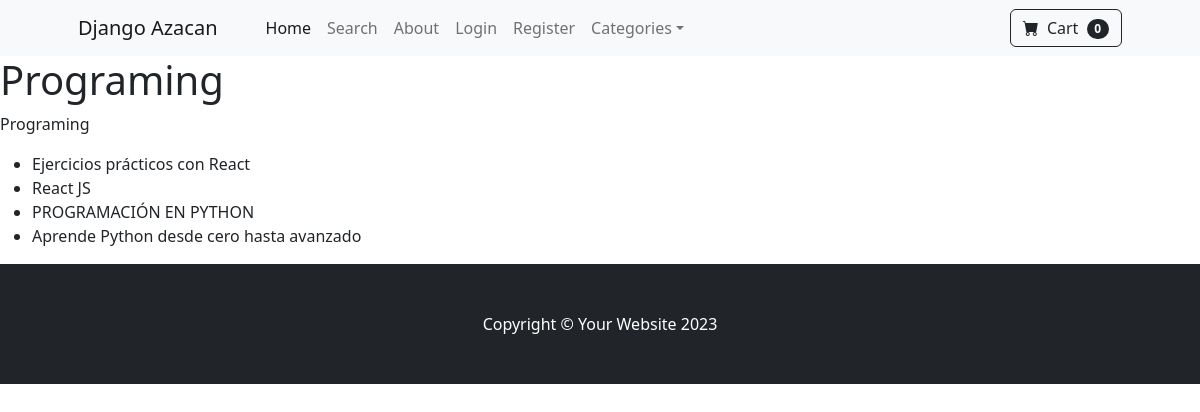
/category/Programing, run on the app's committed database.
### store/models.py (models this page shows, shortened)
class Category(models.Model):
    name = models.CharField(max_length=100)
    description = models.TextField()
    created_at = models.DateTimeField(auto_now_add=True)
    updated_at = models.DateTimeField(auto_now=True)
    class Meta:
        verbose_name = "Category"
        verbose_name_plural = "Categories"

class Product(models.Model):
    name = models.CharField(max_length=255, db_index=True)  # Index for search queries
    price = models.DecimalField(default=0, decimal_places=2, max_digits=10)
    category = models.ForeignKey(Category, on_delete=models.CASCADE, default=1)  # ForeignKey automatically indexed
    description = models.TextField(blank=True, null=True)
    image = models.ImageField(upload_to='uploads/product/', blank=True, null=True)
    is_sale = models.BooleanField(default=False, db_index=True)  # Index for filtering sale items
    sale_price = models.DecimalField(default=0, decimal_places=2, max_digits=10)
    dimensions = models.JSONField(blank=True, null=True, help_text="{'height': ..., 'width': ..., 'thickness': ...}")
    isbn = models.CharField(max_length=20, blank=True, null=True, db_index=True, help_text="International Standard Book Number (if applicable)", verbose_name="ISBN")  # Index for ISBN lookups
    reference = models.CharField(max_length=100, blank=True, null=True, db_index=True, verbose_name="Referencia")  # Index for reference lookups
    publisher = models.CharField(max_length=255, blank=True, null=True, verbose_name="Editorial")
    year = models.CharField(max_length=50, blank=True, null=True, verbose_name="Año")
    edition_place = models.CharField(max_length=255, blank=True, null=True, verbose_name="Lugar de edición")
    pages = models.CharField(max_length=50, blank=True, null=True, verbose_name="Páginas")
    measures = models.CharField(max_length=100, blank=True, null=True, verbose_name="Medidas")
    created_at = models.DateTimeField(auto_now_add=True)
    updated_at = models.DateTimeField(auto_now=True)

### store/views.py (the view)
# urls.py: path('category/<str:name>', views.category, name='category'),
def category(request, name):
    name = name.replace("-", " ")
    try:
        category = Category.objects.get(name=name)
        products = Product.objects.filter(category=category)
        return render(request, 'category.html', {'category': category, 'products': products})
    except Category.DoesNotExist:
        messages.error(request, 'Categoría no encontrada.')
        return redirect('home')

### cart/cart.py (called while the page is built)
    def __len__(self):
        return len(self.cart)

### cart/context_processors.py (called while the page is built)
def cart(request):
    return {'cart': Cart(request)}

### store/templates/category.html
{% extends 'base.html' %}
{% block content %}
{% if category %}
<h1>{{ category.name }}</h1>
<p>{{ category.description }}</p>
<ul>
    {% for product in products %}
    <li>{{ product.name }}</li>
    {% endfor %}
</ul>
{% else %}
<p>Categoría no encontrada.</p>
{% endif %}
{% endblock %}

### store/templates/base.html (shortened to what this page needs)
{% load static %}
<!DOCTYPE html>
<html lang="en">
<head>
    <link href="https://cdn.jsdelivr.net/npm/bootstrap-icons@1.5.0/font/bootstrap-icons.css" rel="stylesheet" />
    <link href="{% static 'css/styles.css' %}" rel="stylesheet" />
</head>
<body>
    {% include 'navbar.html' %}
    {% block content %}
    {% endblock %}
    <footer class="py-5 bg-dark">
        <div class="container">
            <p class="m-0 text-center text-white">Copyright &copy; Your Website 2023</p>
        </div>
    </footer>
</body>
</html>

### store/templates/navbar.html (shortened to what this page needs)
<nav class="navbar navbar-expand-lg navbar-light bg-light">
    <div class="container px-4 px-lg-5">
        <a class="navbar-brand" href="{% url 'home' %}">Django Azacan</a>
        <div class="collapse navbar-collapse" id="navbarSupportedContent">
            <ul class="navbar-nav me-auto mb-2 mb-lg-0 ms-lg-4">
                <li class="nav-item"><a class="nav-link active" aria-current="page" href="{% url 'home' %}">Home</a>
                </li>
                <li class="nav-item"><a class="nav-link" href="{% url 'search' %}">Search</a></li>
                <li class="nav-item"><a class="nav-link" href="{% url 'about' %}">About</a></li>
                {% if user.is_authenticated %}
                <li class="dropdown">
                    <a class="nav-link dropdown-toggle" id="navbarDropdown" href="#" role="button"
                        data-bs-toggle="dropdown" aria-expanded="false">Profile</a>
                    <ul class="dropdown-menu" aria-labelledby="navbarDropdown">
                        <li><a class="dropdown-item" href="{% url 'logout' %}">Logout</a></li>
                        <li><a class="dropdown-item" href="{% url 'update_user' %}">Update Profile</a></li>
                        <li><a class="dropdown-item" href="{% url 'update_info' %}">Update Profile Info</a></li>
                        <li><a class="dropdown-item" href="{% url 'update_password' %}">Update Password</a></li>
                    </ul>
                </li>
                {% else %}
                <li class="nav-item"><a class="nav-link" href="{% url 'login' %}">Login</a></li>
                <li class="nav-item"><a class="nav-link" href="{% url 'register' %}">Register</a></li>
                {% endif %}
                <li class="nav-item dropdown">
                    <a class="nav-link dropdown-toggle" id="navbarDropdown" href="#" role="button"
                        data-bs-toggle="dropdown" aria-expanded="false">Categories</a>
                </li>
            </ul>
            <form class="d-flex">
                <a href="{% url 'cart_summary' %}" class="btn btn-outline-dark" type="submit">
                    <i class="bi-cart-fill me-1"></i>
                    Cart
                    <span class="badge bg-dark text-white ms-1 rounded-pill" id="cart_quantity">{{ cart|length}}</span>
                </a>
            </form>
        </div>
    </div>
</nav>

### data on the page
Category: name "Programing", description "Programing"
Product: name "Ejercicios prácticos con React"
Product: name "React JS"
Product: name "PROGRAMACIÓN EN PYTHON"
Product: name "Aprende Python desde cero hasta avanzado"

### other printed values
{{ cart|length }} "0"
